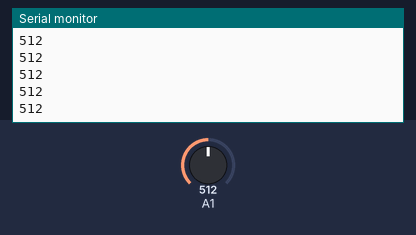
The sketch below on a simulated Arduino Uno, built with avr-gcc and run on an emulated ATmega328P. On the bench: the last lines printed to the serial monitor. The test bench sets the inputs (shaded band); at power-on: A1 = 512.

Above: at 1.2 s.
1.3 s: A1 set to 716
At 2.1 s:
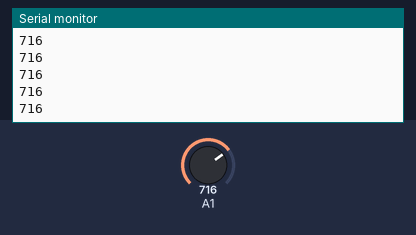
2.8 s: A1 set to 900
At 3.5 s:
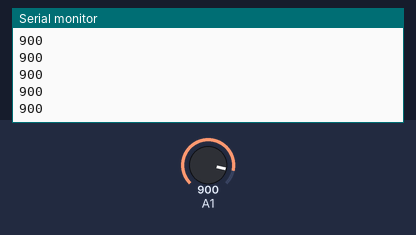
Timing chart, 0 to 5.8 s (numbered marks = the images above; inputs shaded):
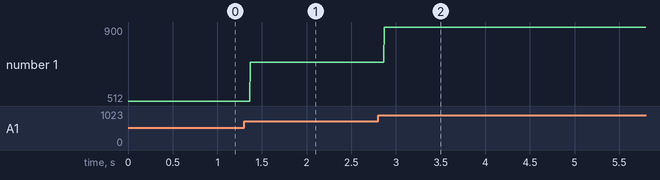

The sketch:

pressure_sensor.ino
```cpp
void setup() {
  Serial.begin(9600); // initialize serial communications at 9600 bps:
  pinMode(A1,INPUT_PULLUP);

}

void loop() {
      int sensorValue = analogRead(A1);
      Serial.println(sensorValue);

}
```

Measured:
- after the input at 1.3 s, the serial monitor: prints a new line after 0.07 s (image 1)
- after the input at 2.8 s, the serial monitor: prints a new line after 0.07 s (image 2)
- plotted number 1: 512 → 716 after the input at 1.3 s, 716 → 900 after the input at 2.8 s
